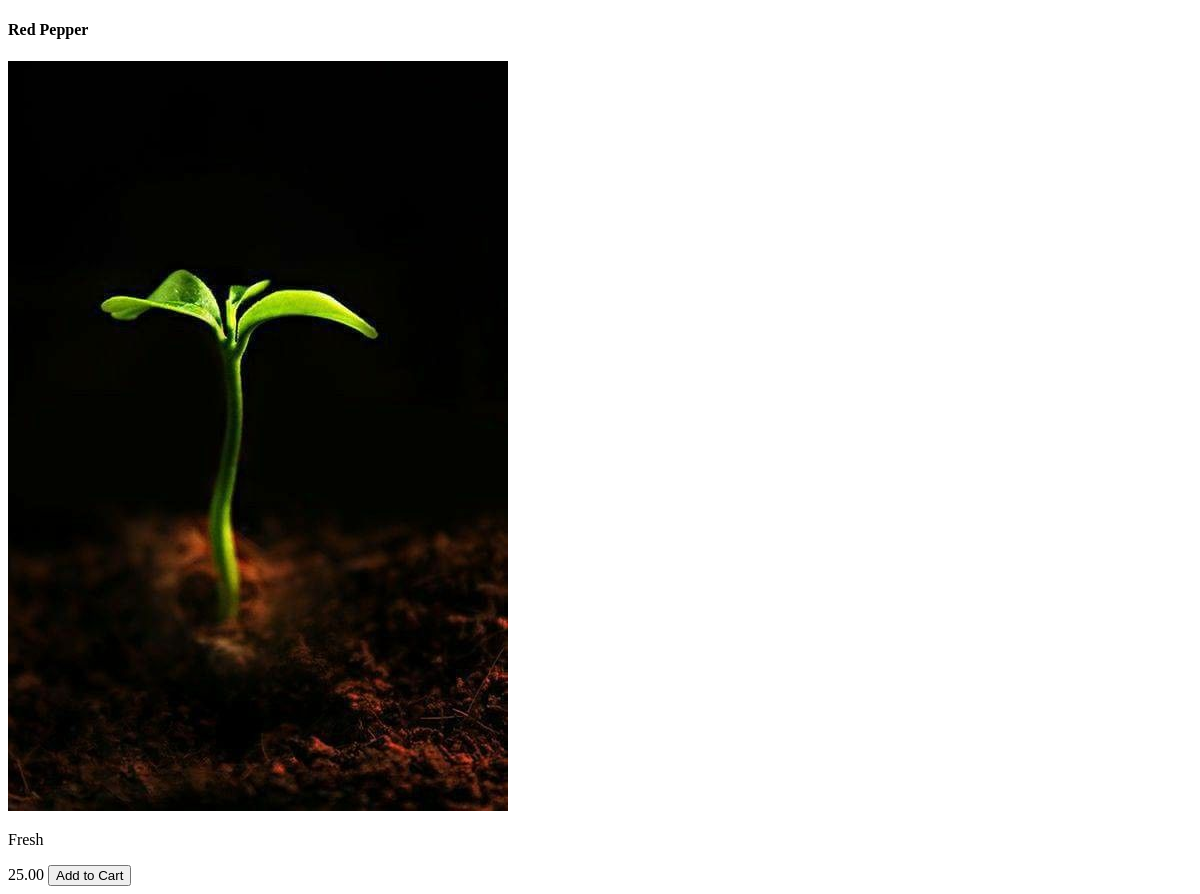
The app's page /inventory/products/6/, older data.
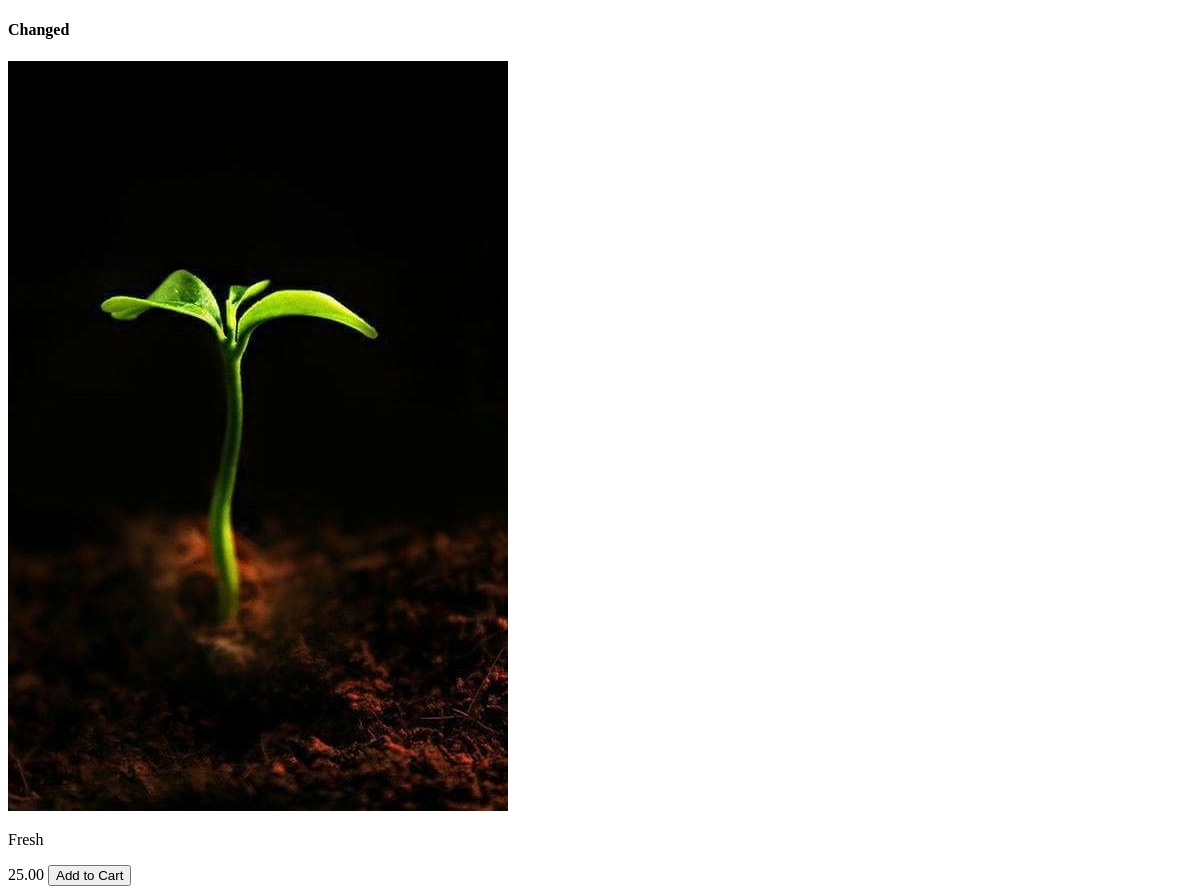
The same page, newer data.
### inventory/models.py (models this page shows, shortened)
class Product(models.Model):
    vendor = models.ForeignKey(Vendor, on_delete=models.CASCADE)
    name = models.CharField(max_length=32)
    description = models.TextField()
    image = models.ImageField(upload_to= 'images')
    price = models.DecimalField(max_digits = 6, decimal_places = 2)
    stock = models.PositiveIntegerField()
    date_created = models.DateTimeField(auto_now_add=True)
    date_updated = models.DateTimeField(auto_now=True)

### inventory/views.py (the view)
# urls.py: path("products/<int:id>/", product_detail, name= "product_detail_view")
def product_detail(request, id):
    product = Product.objects.get(id=id)
    return render (request, "inventory/product_details.html", {"product": product})

### templates/inventory/product_details.html (shortened to what this page needs)
<!DOCTYPE html>
<html lang="en">
<head>
</head>
<body>
    <h4>{{product.name}}</h4>
    <img src="{{product.image.url}}" alt="Image">
    <p>{{product.description}}</p>
    <span>{{product.price}}</span>
    <button>Add to Cart</button>
</body>
</html>

Row changes from the older to the newer data that the page shows:
changed Product "Fresh": name "Red Pepper" → "Changed"
